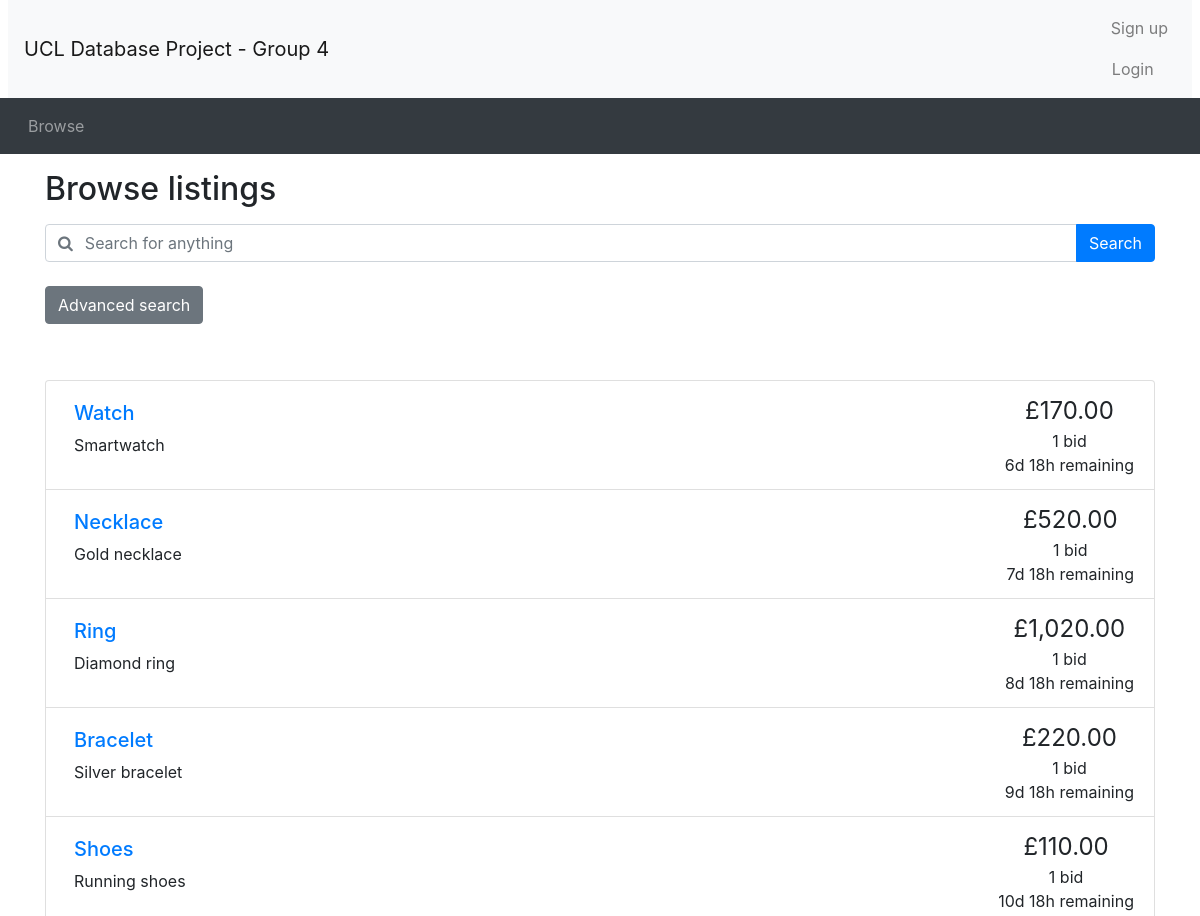
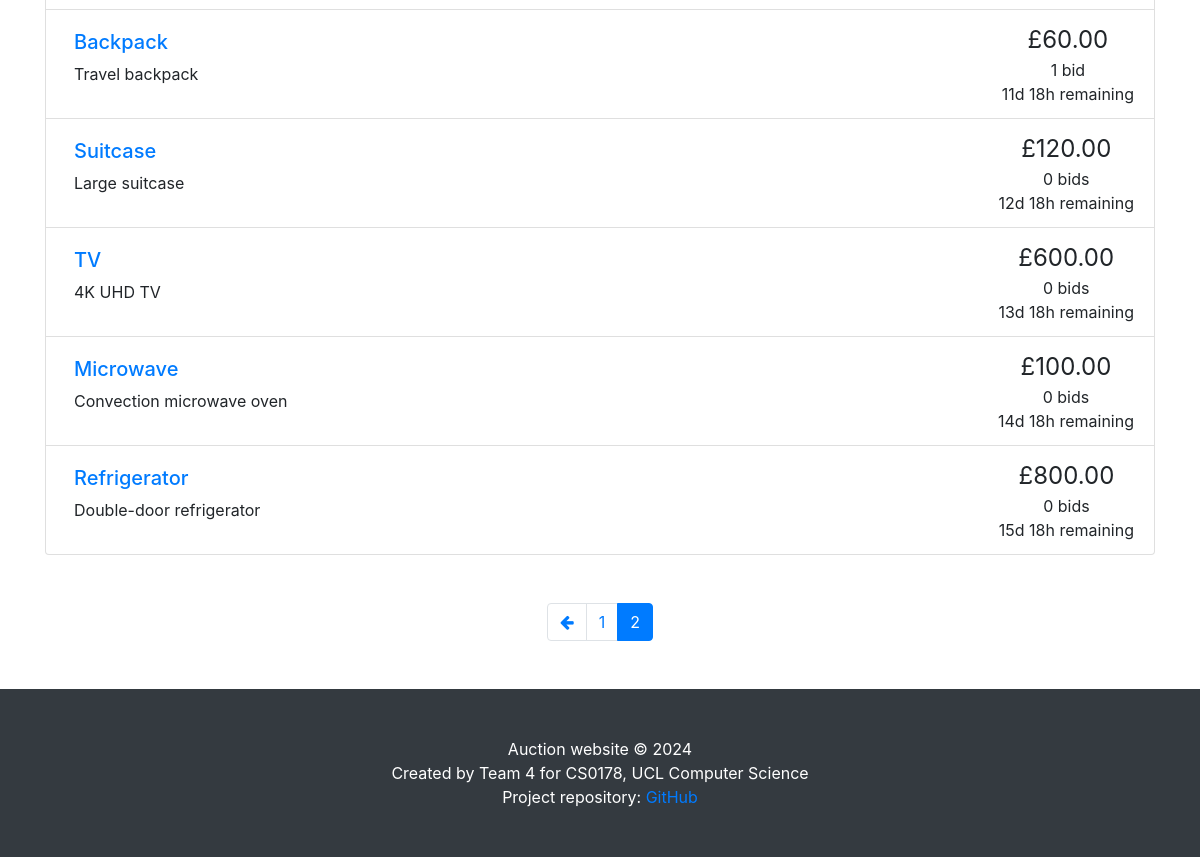
Page /browse.php?page=2 on the committed database (2 pictures, top to bottom).
### tables this page shows
CREATE TABLE `auctions` (
    `item_id` INT PRIMARY KEY AUTO_INCREMENT,
    `title` VARCHAR(50) UNIQUE NOT NULL,
    `details` TEXT,
    `category` VARCHAR(30) NOT NULL,
    `startPrice` DECIMAL(10, 2) NOT NULL,
    `reservePrice` DECIMAL(10, 2) DEFAULT 0,
    `startDate` DATETIME NOT NULL,
    `endDate` DATETIME NOT NULL,
    `seller_id` INT NOT NULL,
    `status` ENUM('active', 'closed', 'cancelled') NOT NULL DEFAULT 'active',
    FOREIGN KEY (`seller_id`) REFERENCES `seller` (`user_id`) ON DELETE CASCADE
);

CREATE TABLE `bids` (
    `bid_id` INT PRIMARY KEY AUTO_INCREMENT,
    `buyer_id` INT NOT NULL,
    `item_id` INT NOT NULL,
    `bidPrice` DECIMAL(10, 2) NOT NULL,
    `bidTime` DATETIME NOT NULL,
    FOREIGN KEY (`buyer_id`) REFERENCES `buyer` (`user_id`) ON DELETE CASCADE,
    FOREIGN KEY (`item_id`) REFERENCES `auctions` (`item_id`) ON DELETE CASCADE
);

### utilities.php (the view, shortened to what this page needs)
<?php
function display_time_remaining($interval)
{
    if ($interval->days == 0 && $interval->h == 0) {
        $time_remaining = $interval->format('%im %Ss');
    } else if ($interval->days == 0) {
        $time_remaining = $interval->format('%hh %im');
    } else {
        $time_remaining = $interval->format('%ad %hh');
    }
    return $time_remaining;
}
function print_listing_li($item_id, $title, $desc, $price, $num_bids, $end_time, $status)
{
    if (strlen($desc) > 250) {
        $desc_shortened = substr($desc, 0, 250) . '...';
    } else {
        $desc_shortened = $desc;
    }
    if ($num_bids == 1) {
        $bid = ' bid';
    } else {
        $bid = ' bids';
    }
    if ($status == 'cancelled') {
        $time_remaining = 'Auction cancelled';
    } elseif ($status == 'closed') {
        $time_remaining = 'Auction closed';
    } else {
        $end_time = new DateTime($end_time);
        $now = new DateTime();
        if ($now > $end_time) {
            $time_remaining = 'Auction closed';
        } else {
            $time_to_end = date_diff($now, $end_time);
            $time_remaining = display_time_remaining($time_to_end) . ' remaining';
        }
    }
    echo ('
    <li class="list-group-item d-flex justify-content-between">
    <div class="p-2 mr-5"><h5><a href="listing.php?item_id=' . $item_id . '">' . $title . '</a></h5>' . $desc_shortened . '</div>
    <div class="text-center text-nowrap"><span style="font-size: 1.5em">£' . number_format($price, 2) . '</span><br/>' . $num_bids . $bid . '<br/>' . $time_remaining . '</div>
  </li>'
    );
}
?>

### browse.php (shortened to what this page needs)
<?php include_once("header.php") ?>
<?php require("utilities.php") ?>
<div class="container">
	<h2 class="my-3">Browse listings</h2>
	<?php include_once "search_bar.php" ?>
</div>
<?php
if (!isset($_GET['page'])) {
	$curr_page = 1;
} else {
	$curr_page = $_GET['page'];
}
$curr_page = (int)$curr_page;
$sql = "SELECT * FROM auctions";
$result_q = mysqli_query($con, $sql);
$num_results = mysqli_num_rows($result_q);
$results_per_page = 10;
$max_page = ceil($num_results / $results_per_page);
?>
<div class="container mt-5">
	<ul class="list-group">
		<?php
		if ($result_q->num_rows <= 0) {
			echo "No accessible auctions.";
		} else {
			if ($curr_page != "") {
				$sql .= " LIMIT " . (($curr_page - 1) * $results_per_page) . ", $results_per_page";
			}
			$result_q = mysqli_query($con, $sql);
			while ($fetch = mysqli_fetch_array($result_q)) {
				$item_id = $fetch['item_id'];
				$title = $fetch['title'];
				$description = $fetch['details'];
				$bid_sql = "SELECT bidPrice FROM bids WHERE item_id = $item_id ORDER BY bidPrice DESC";
				$bid_result = mysqli_query($con, $bid_sql);
				$num_bids = mysqli_num_rows($bid_result);
				if ($num_bids > 0) {
					$current_price = mysqli_fetch_array($bid_result)[0];
				} else {
					$current_price = $fetch['startPrice'];
				}
				$status = $fetch['status'];
				$end_date = $fetch['endDate'];
				print_listing_li($item_id, $title, $description, $current_price, $num_bids, $end_date, $status);
			}
		}
		?>
	</ul>
	<nav aria-label="Search results pages" class="mt-5">
		<ul class="pagination justify-content-center">
			<?php
			if ($result_q->num_rows > 0) {
				$querystring = "";
				$high_page_boost = max(3 - $curr_page, 0);
				$low_page_boost = max(2 - ($max_page - $curr_page), 0);
				$low_page = max(1, $curr_page - 2 - $low_page_boost);
				$high_page = min($max_page, $curr_page + 2 + $high_page_boost);
				if ($curr_page != 1) {
					echo ('
    <li class="page-item">
      <a class="page-link" href="browse.php?' . $querystring . 'page=' . ($curr_page - 1) . '" aria-label="Previous">
        <span aria-hidden="true"><i class="fa fa-arrow-left"></i></span>
        <span class="sr-only">Previous</span>
      </a>
    </li>');
				}
				for ($i = $low_page; $i <= $high_page; $i++) {
					if ($i == $curr_page) {
						echo ('
    <li class="page-item active">');
					} else {
						echo ('
    <li class="page-item">');
					}
					echo ('
      <a class="page-link" href="browse.php?' . $querystring . 'page=' . $i . '">' . $i . '</a>
    </li>');
				}
			}
			?>
		</ul>
	</nav>
</div>
<?php include_once("footer.php") ?>

### rows in the picture
auctions: title "Watch", details "Smartwatch", bids.bidPrice "170.00", num_bids "1", bid "bid", endDate "6d 18h remaining"
auctions: title "Necklace", details "Gold necklace", bids.bidPrice "520.00", num_bids "1", bid "bid", endDate "7d 18h remaining"
auctions: title "Ring", details "Diamond ring", bids.bidPrice "1,020.00", num_bids "1", bid "bid", endDate "8d 18h remaining"
auctions: title "Bracelet", details "Silver bracelet", bids.bidPrice "220.00", num_bids "1", bid "bid", endDate "9d 18h remaining"
auctions: title "Shoes", details "Running shoes", bids.bidPrice "110.00", num_bids "1", bid "bid", endDate "10d 18h remaining"
auctions: title "Backpack", details "Travel backpack", bids.bidPrice "60.00", num_bids "1", bid "bid", endDate "11d 18h remaining"
auctions: title "Suitcase", details "Large suitcase", startPrice "120.00", num_bids "0", bid "bids", endDate "12d 18h remaining"
auctions: title "TV", details "4K UHD TV", startPrice "600.00", num_bids "0", bid "bids", endDate "13d 18h remaining"
auctions: title "Microwave", details "Convection microwave oven", startPrice "100.00", num_bids "0", bid "bids", endDate "14d 18h remaining"
auctions: title "Refrigerator", details "Double-door refrigerator", startPrice "800.00", num_bids "0", bid "bids", endDate "15d 18h remaining"
